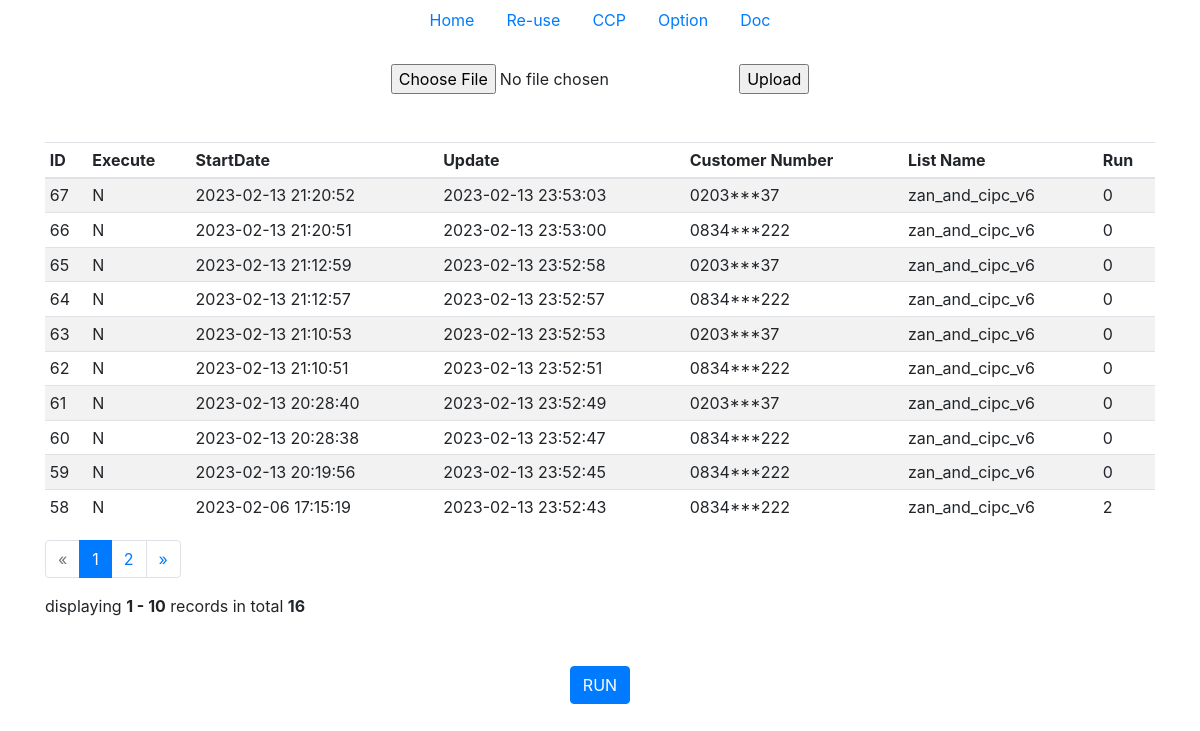
Page /reuse on the earlier database version.
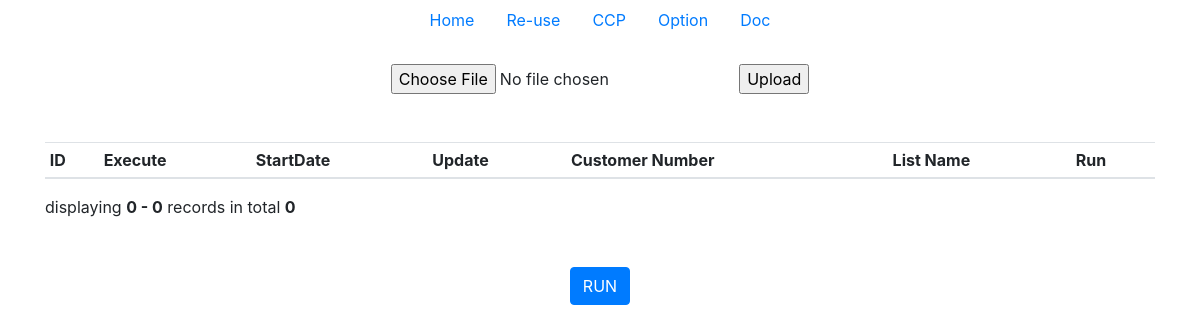
Same page on the later database version.
### tables this page shows
CREATE TABLE outbound_called (id INTEGER PRIMARY KEY AUTOINCREMENT, apiexec TEXT, datetime TEXT, "update" TEXT, customernumber TEXT, list_name TEXT, number_of_calls INTEGER DEFAULT (0));

### main.py (the view, shortened to what this page needs)
@app.route('/reuse', methods=['GET', 'POST'])
def reuse():
    connection = sqlite3.connect(OutboundNG.db_name)
    cursor = connection.cursor()
    cursor.execute(
        f"select count(*) from outbound_called WHERE apiexec == 'N' AND number_of_calls <= {OutboundNG.option_number_of_reuse}")
    total = cursor.fetchone()[0]
    page, per_page, offset = get_page_args(page_parameter='page',
                                           per_page_parameter='per_page')
    query = f"SELECT * FROM outbound_called WHERE apiexec == 'N' AND number_of_calls <= {OutboundNG.option_number_of_reuse} \
            ORDER BY id DESC LIMIT {per_page} OFFSET {offset}"
    cursor.execute(query)
    rows = cursor.fetchall()
    reuse_list = list()
    for row in rows:
        new_rows = list(row)
        new_rows[4] = new_rows[4][:4] + '***' + new_rows[4][7:]
        reuse_list.append(new_rows)
    cursor.close()
    connection.close()
    pagination = Pagination(page=page,
                            per_page=per_page,
                            total=total,
                            css_framework='bootstrap4')
    return render_template('reuse.html', rows=reuse_list,
                           page=page,
                           per_page=per_page,
                           pagination=pagination, )

### templates/reuse.html
{% extends "layout.html" %}
{% block content %}
  <div class="container mt-5">
      <div class="table-responsive">
        <table class="table table-striped table-sm">
          <thead>
            <tr>
             <th>ID</th>
            <th>Execute</th>
            <th>StartDate</th>
            <th>Update</th>
            <th>Customer Number</th>
            <th>List Name</th>
            <th>Run</th>
            </tr>
          </thead>
          <tbody>
            {% for row in rows %}
            <tr>
              <td>{{ row[0] }}</td>
               <td>{{ row[1] }}</td>
               <td>{{ row[2] }}</td>
               <td>{{ row[3] }}</td>
               <td>{{ row[4] }}</td>
               <td>{{ row[5] }}</td>
               <td>{{ row[6] }}</td>
            </tr>
            {% endfor %}
          </tbody>
        </table>
      </div>
      {{ pagination.links }}
      {{ pagination.info }}
    </div>
<div class="container mt-5" align="center">
          <form method="POST" enctype="multipart/form-data" action="/reuse">
      <button class="btn btn-primary" type="submit">RUN</button>
              </form>
</div>
{% endblock %}

### templates/layout.html (shortened to what this page needs)
<!DOCTYPE html>
<html lang="en">
<head>
    <link rel="stylesheet" href="https://stackpath.bootstrapcdn.com/bootstrap/4.4.1/css/bootstrap.min.css">
</head>
<body>
<ul class="nav justify-content-center">
  <li class="nav-item">
    <a class="nav-link active" aria-current="page" href="{{ url_for('home') }}">Home</a>
  </li>
  <li class="nav-item">
    <a class="nav-link" href="/reuse">Re-use</a>
  </li>
    <li class="nav-item">
    <a class="nav-link" href="https://createlcom.my.connect.aws/agent-app-v2" target="_blank">CCP</a>
  </li>
    <li class="nav-item">
    <a class="nav-link" href="/option">Option</a>
  </li>
    <li class="nav-item">
    <a class="nav-link" href="/doc">Doc</a>
  </li>
</ul><br>
<ul class="nav justify-content-center">
      <form method="POST" enctype="multipart/form-data" action="{{ url_for('upload') }}">
      <input type="file" name="file" accept=".csv">
      <input type="submit" value="Upload">
    </form>
</ul>
{% block content %}{% endblock %}
</body>
</html>

Differences in the rows shown:
removed outbound_called: id "67", apiexec "N", datetime "2023-02-13 21:20:52", update "2023-02-13 23:53:03", row "0203***37", list_name "zan_and_cipc_v6", number_of_calls "0"
removed outbound_called: id "66", apiexec "N", datetime "2023-02-13 21:20:51", update "2023-02-13 23:53:00", row "0834***222", list_name "zan_and_cipc_v6", number_of_calls "0"
removed outbound_called: id "65", apiexec "N", datetime "2023-02-13 21:12:59", update "2023-02-13 23:52:58", row "0203***37", list_name "zan_and_cipc_v6", number_of_calls "0"
removed outbound_called: id "64", apiexec "N", datetime "2023-02-13 21:12:57", update "2023-02-13 23:52:57", row "0834***222", list_name "zan_and_cipc_v6", number_of_calls "0"
removed outbound_called: id "63", apiexec "N", datetime "2023-02-13 21:10:53", update "2023-02-13 23:52:53", row "0203***37", list_name "zan_and_cipc_v6", number_of_calls "0"
removed outbound_called: id "62", apiexec "N", datetime "2023-02-13 21:10:51", update "2023-02-13 23:52:51", row "0834***222", list_name "zan_and_cipc_v6", number_of_calls "0"
removed outbound_called: id "61", apiexec "N", datetime "2023-02-13 20:28:40", update "2023-02-13 23:52:49", row "0203***37", list_name "zan_and_cipc_v6", number_of_calls "0"
removed outbound_called: id "60", apiexec "N", datetime "2023-02-13 20:28:38", update "2023-02-13 23:52:47", row "0834***222", list_name "zan_and_cipc_v6", number_of_calls "0"
removed outbound_called: id "59", apiexec "N", datetime "2023-02-13 20:19:56", update "2023-02-13 23:52:45", row "0834***222", list_name "zan_and_cipc_v6", number_of_calls "0"
removed outbound_called: id "58", apiexec "N", datetime "2023-02-06 17:15:19", update "2023-02-13 23:52:43", row "0834***222", list_name "zan_and_cipc_v6", number_of_calls "2"
Other differences:
{{ pagination.info }}: "displaying 1 - 10 records in total 16" → "displaying 0 - 0 records in total 0"
{{ pagination.links }}: "« 1 2 »" → (not shown)
